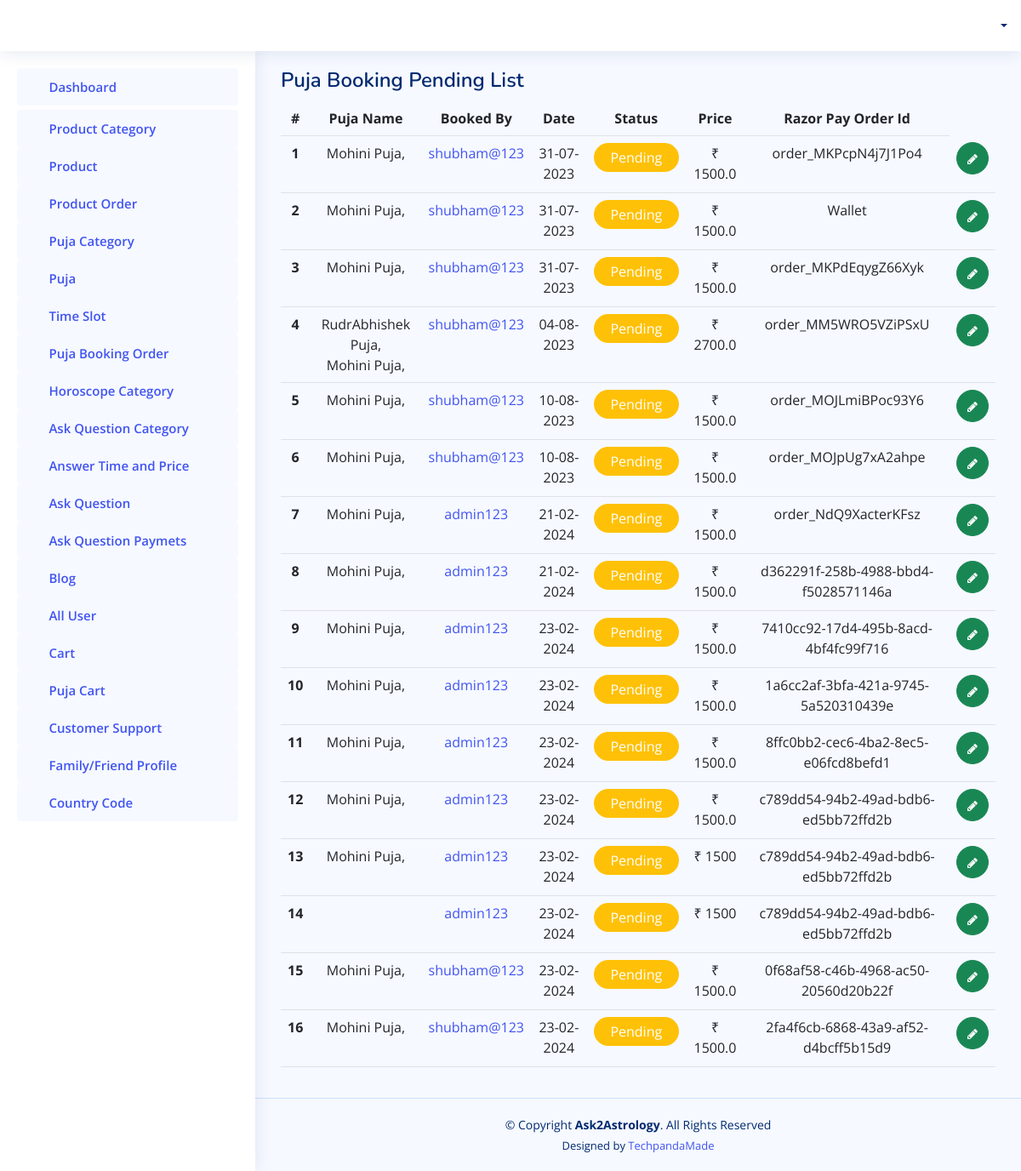
The page /admin-panel/allpendingpuja/ on the database its author committed.
### adminapp/models.py (models this page shows)
class PoojaOrder(models.Model):
    pujaid = models.JSONField(default=list, null=True)
    userid = models.ForeignKey(User,on_delete=models.CASCADE)
    orderdate = models.DateTimeField(auto_now=True)
    order_status = models.BooleanField(default=False)
    bookeddate = models.JSONField(default=list, null=True)
    order_price = models.CharField(max_length=200, null=True)
    razor_pay_order_id = models.CharField(max_length=100, null=True, blank=True)
    razor_pay_payment_id = models.CharField(max_length=100, null=True, blank=True)
    razor_pay_payment_signature = models.CharField(max_length=100, null=True, blank=True)
    address = models.CharField(max_length=350, null=True)

### accounts/models.py (models this page shows)
class User(AbstractUser):
    is_user = models.BooleanField(default=False)
    contactno = models.CharField(max_length=12, null=True)
    profilepicture = models.ImageField(upload_to=filepath, blank=True, null=True)
    gender = models.CharField(max_length=12, null=True)
    language = models.CharField(max_length=50, null=True)
    dateofbirth = models.CharField(max_length=20, null=True)
    marital_status = models.CharField(max_length=50, null=True)
    timeofbirth = models.CharField(max_length=20, null=True)
    placeofbirth = models.CharField(max_length=100, null=True)
    currentaddress = models.CharField(max_length=300, null=True)
    mobileno = models.CharField(max_length=300, null=True)
    countrycode = models.CharField(max_length=50, null=True)
    houseno = models.CharField(max_length=300, null=True)
    area = models.CharField(max_length=300, null=True)
    landmark = models.CharField(max_length=300, null=True)
    pincode = models.CharField(max_length=300, null=True)
    towncity = models.CharField(max_length=300, null=True)
    state = models.CharField(max_length=300, null=True)

### adminapp/views.py (the view)
# urls.py: path('allpendingpuja/', views.GetPendingPujaBook),
def GetPendingPujaBook(request):
    pedingpuja = PoojaOrder.objects.filter(order_status=False)
    return render(request, "admintemp/pendingpuja.html", {'pedingpuja':pedingpuja})

### templates/admintemp/pendingpuja.html (shortened to what this page needs)
{% extends 'admintemp/index.html' %}
{% load static %}
  {% block content %}
  <main id="main" class="main">
    <div class="pagetitle">
      <h1>Puja Booking Pending List</h1>
    </div>
    <section class="section">
      <div class="row">
        <div class="col-lg-12">
          <div class="">
            <div class="card-body" >
              <table class="table">
                <thead>
                  <tr  style="text-align:center;">
                    <th scope="col">#</th>
                    <th scope="col">Puja Name</th>
                    <th scope="col">Booked By</th>
                    <th scope="col" style="140px">Date</th>
                    <th scope="col">Status</th>
                    <th scope="col">Price</th>
                    <th scope="col">Razor Pay Order Id</th>
                  </tr>
                </thead>
                <tbody>
                  {% for ky in pedingpuja %}
                  <tr style="text-align:center;">
                    <th scope="row">{{forloop.counter}}</th>
                    <td>
                        {% for i in ky.pujaid %}
                    {{ i }},<br>
                    {% endfor %}
                    </td>
                    <td><a href="{% url 'view_profile2' id=ky.id %}">{{ ky.userid }}</a></td>
                    <td>{{ ky.orderdate.date|date:"d-m-Y" }}</td>
                    <td>
                      {% if ky.order_status == True %}
                      <p style="background-color:#198754;color:#ffffff;width:100px;border-radius:20px;text-align:center;padding:5px;">Completed</p>
                      {% else %}
                         <p style="background-color:#ffc107;color:#ffffff;width:100px;border-radius:20px;text-align:center;padding:5px;">Pending</p>
                      {% endif %}
                    </td>
                    <td>₹ {{ ky.order_price }}</td>
                    <td>{{ ky.razor_pay_order_id }}</td>
                  <td style="text-align: center;">
                      <a class="btn btn-success" style="border-radius:50%;" href="{% url 'update_puja' id=ky.id %}"> <i class="fa fa-pencil" style="font-size: 14px;"> </i> </a>
                    </td>
                    </tr>
                  {% endfor %}
                </tbody>
              </table>
            </div>
          </div>
      </div>
    </section>
  </main>
  {% endblock content %}

### static/assets2/css/style.css (style rules this page uses)
:root { scroll-behavior: smooth; }
body { font-family: "Open Sans", sans-serif; background: #f6f9ff; color: #444444; }
a { color: #4154f1; text-decoration: none; }
h1, h2, h3, h4, h5, h6 { font-family: "Nunito", sans-serif; }
#main { margin-top: 60px; padding: 20px 30px; transition: all 0.3s; }
.pagetitle { margin-bottom: 10px; }
.pagetitle h1 { font-size: 24px; margin-bottom: 0; font-weight: 600; color: #012970; }
.card-body { padding: 0 20px 20px 2 0px; }
@media (min-width: 1200px) { #main, #footer { margin-left: 300px; } }

### rows shown on the page
PoojaOrder: pujaid "Mohini Puja", userid "shubham@123", orderdate "31-07-2023", order_status "Pending", order_price "1500.0", razor_pay_order_id "order_MKPcpN4j7J1Po4"
PoojaOrder: pujaid "Mohini Puja", userid "shubham@123", orderdate "31-07-2023", order_status "Pending", order_price "1500.0", razor_pay_order_id "Wallet"
PoojaOrder: pujaid "Mohini Puja", userid "shubham@123", orderdate "31-07-2023", order_status "Pending", order_price "1500.0", razor_pay_order_id "order_MKPdEqygZ66Xyk"
PoojaOrder: pujaid "RudrAbhishek Puja" "Mohini Puja", userid "shubham@123", orderdate "04-08-2023", order_status "Pending", order_price "2700.0", razor_pay_order_id "order_MM5WRO5VZiPSxU"
PoojaOrder: pujaid "Mohini Puja", userid "shubham@123", orderdate "10-08-2023", order_status "Pending", order_price "1500.0", razor_pay_order_id "order_MOJLmiBPoc93Y6"
PoojaOrder: pujaid "Mohini Puja", userid "shubham@123", orderdate "10-08-2023", order_status "Pending", order_price "1500.0", razor_pay_order_id "order_MOJpUg7xA2ahpe"
PoojaOrder: pujaid "Mohini Puja", userid "admin123", orderdate "21-02-2024", order_status "Pending", order_price "1500.0", razor_pay_order_id "order_NdQ9XacterKFsz"
PoojaOrder: pujaid "Mohini Puja", userid "admin123", orderdate "21-02-2024", order_status "Pending", order_price "1500.0", razor_pay_order_id "d362291f-258b-4988-bbd4-f5028571146a"
PoojaOrder: pujaid "Mohini Puja", userid "admin123", orderdate "23-02-2024", order_status "Pending", order_price "1500.0", razor_pay_order_id "7410cc92-17d4-495b-8acd-4bf4fc99f716"
PoojaOrder: pujaid "Mohini Puja", userid "admin123", orderdate "23-02-2024", order_status "Pending", order_price "1500.0", razor_pay_order_id "1a6cc2af-3bfa-421a-9745-5a520310439e"
PoojaOrder: pujaid "Mohini Puja", userid "admin123", orderdate "23-02-2024", order_status "Pending", order_price "1500.0", razor_pay_order_id "8ffc0bb2-cec6-4ba2-8ec5-e06fcd8befd1"
PoojaOrder: pujaid "Mohini Puja", userid "admin123", orderdate "23-02-2024", order_status "Pending", order_price "1500.0", razor_pay_order_id "c789dd54-94b2-49ad-bdb6-ed5bb72ffd2b"
PoojaOrder: pujaid "Mohini Puja", userid "admin123", orderdate "23-02-2024", order_status "Pending", order_price "1500", razor_pay_order_id "c789dd54-94b2-49ad-bdb6-ed5bb72ffd2b"
PoojaOrder: userid "admin123", orderdate "23-02-2024", order_status "Pending", order_price "1500", razor_pay_order_id "c789dd54-94b2-49ad-bdb6-ed5bb72ffd2b"
PoojaOrder: pujaid "Mohini Puja", userid "shubham@123", orderdate "23-02-2024", order_status "Pending", order_price "1500.0", razor_pay_order_id "0f68af58-c46b-4968-ac50-20560d20b22f"
PoojaOrder: pujaid "Mohini Puja", userid "shubham@123", orderdate "23-02-2024", order_status "Pending", order_price "1500.0", razor_pay_order_id "2fa4f6cb-6868-43a9-af52-d4bcff5b15d9"
